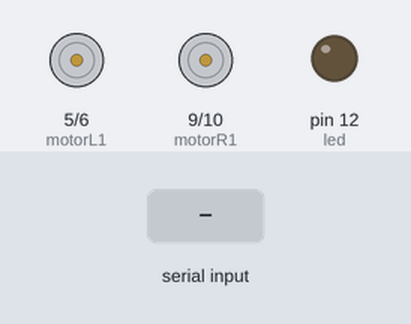
Bench run of a sketch on a simulated Arduino Uno, built with avr-gcc and run on an emulated ATmega328P. On the bench: motor-driver pin pairs drawn as motors (green arrow = first pin HIGH = forward, orange = second pin HIGH = backward, longer = more drive), output pins drawn as LEDs (lit = HIGH). Inputs (shaded band) come from the test bench.

Above: at 2.2 s.
2.3 s: "F" received over Serial
At 2.9 s:
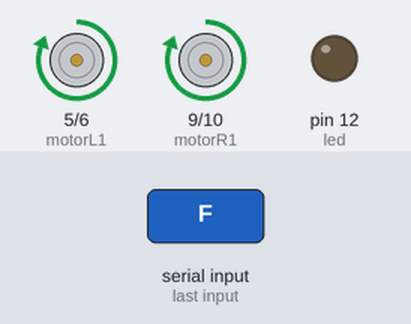
3.8 s: "B" received over Serial
At 5.0 s:
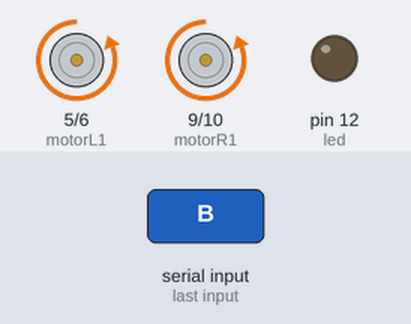
5.3 s: "R" received over Serial
At 6.4 s:
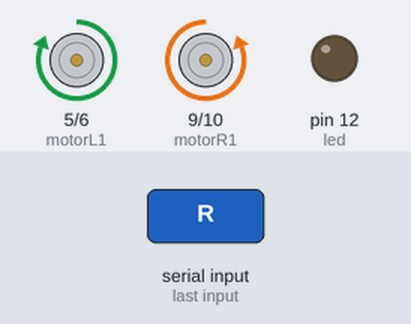
6.8 s: "L" received over Serial
At 7.5 s:
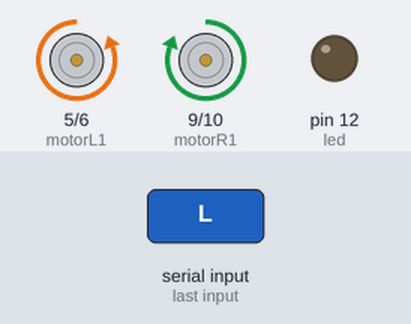
8.3 s: "W" received over Serial
At 8.6 s:
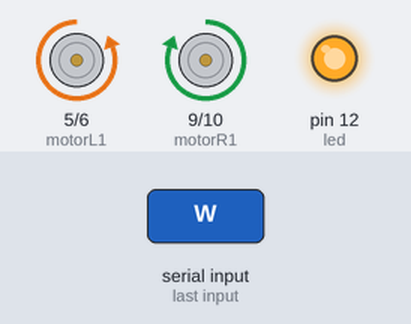
9.8 s: "S" received over Serial
At 11.0 s:
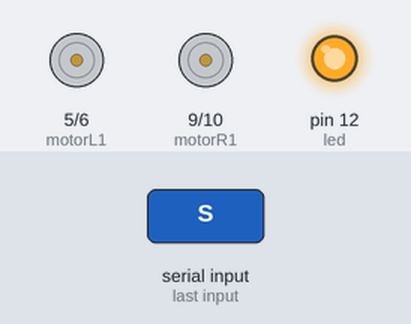
Timing chart, 0 to 12.3 s (numbered marks = the images above; inputs shaded):
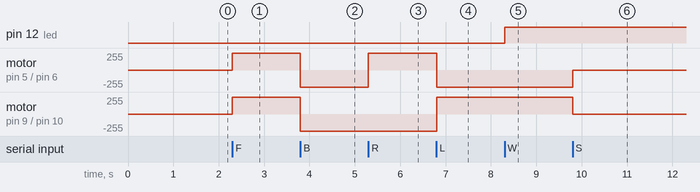

Measured:
- after the input at 2.3 s, motor on pin 5 (motorL1) / pin 6 (motorL2), motor on pin 9 (motorR1) / pin 10 (motorR2): stopped → forward 255/255 at once
- after the input at 3.8 s, motor on pin 5 (motorL1) / pin 6 (motorL2), motor on pin 9 (motorR1) / pin 10 (motorR2): forward 255/255 → backward 255/255 at once
- after the input at 5.3 s, motor on pin 5 (motorL1) / pin 6 (motorL2): backward 255/255 → forward 255/255 at once
- after the input at 6.8 s, motor on pin 5 (motorL1) / pin 6 (motorL2): forward 255/255 → backward 255/255 at once; motor on pin 9 (motorR1) / pin 10 (motorR2): backward 255/255 → forward 255/255 at once
- after the input at 8.3 s, pin 12 (led): LOW → HIGH at once
- after the input at 9.8 s, motor on pin 5 (motorL1) / pin 6 (motorL2): backward 255/255 → stopped at once; motor on pin 9 (motorR1) / pin 10 (motorR2): forward 255/255 → stopped at once

The sketch:

Bluettoth_mode.ino
```cpp
//Ορισμός μεταβλητών(variables)
//Σχετικά με τα μοτέρ:
//Motor A
const int motorR1  = 9;  //ΔΕΞΙ ΜΠΡΟΣΤΑ
const int motorR2  = 10;//ΔΕΞΙ ΠΙΣΩ
//Motor B
const int motorL1  = 5; //ΑΡΙΣΤΕΡΟ ΜΠΡΟΣΤΑ
const int motorL2  = 6;//ΑΡΙΣΤΕΡΟ ΠΙΣΩ


//Led
const int led = 12;

//Speaker
const int speaker = 13;

int i=0;
int j=0;

//Μεταβλητές για το bluetooth
int state;

char mode='m';

void setup(){
   //Ξεκινά η σειριακή επικοινωνία,Start serial communication
  Serial.begin(9600);
    //θέτω ως εξόδους τους παρακάτω ακροδέκτες(Set pins as outputs)
    pinMode(motorR1, OUTPUT);
    pinMode(motorR2, OUTPUT);
    pinMode(motorL1, OUTPUT);
    pinMode(motorL2, OUTPUT);
    pinMode(led, OUTPUT);
    pinMode(speaker, OUTPUT);


  // Χωρίς ήχο αρχικά(no sound in the begining)
  noTone(speaker);

  //Διάρκεια αρχικοποίησης 1sec, time for the setup is 1sec
  delay(1000);
   }

void loop(){
 //αν η σειριακή επικοινωνία είναι δυνατή
if (Serial.available() > 0) {
 // read the incoming byte:
 state = Serial.read();
 if (state == 'A'){mode = 'a'; }
 if (state == 'M'){mode = 'm'; }

    //Bluetooth mode
    if (mode == 'm'){

    if (state=='F'){
      forward();
    }
    else if (state=='B'){
      backward();
    }
    else if (state=='R'){
      right();
    }
    else if (state=='L'){
      left();
    }
    else if (state=='S'){
     stop();
    }
    //If state is equal with letter 'W', turn leds on or of off
    else if (state == 'W') {
      if (i==0){
         digitalWrite(led, HIGH);
         i=1;
      }
      else {
         digitalWrite(led, LOW);
         i=0;
      }
      state='n';
  }
     //If state is equal with letter 'V', play (or stop) horn sound
    else if (state == 'V'){
      if (j==0){
         tone(speaker, 1000);//Speaker on
         j=1;
      }
      else {
         noTone(speaker);    //Speaker off
         j=0;
      }
      state='n'; }
}
}
}
//Movement functions

void forward(){
  digitalWrite(motorR1, HIGH);
  digitalWrite(motorR2, LOW);
  digitalWrite(motorL1, HIGH);
  digitalWrite(motorL2, LOW);
}

void backward(){
 digitalWrite(motorR1, LOW);
  digitalWrite(motorR2, HIGH);
  digitalWrite(motorL1, LOW);
  digitalWrite(motorL2, HIGH);
}

void right(){
  digitalWrite(motorR1, LOW);
  digitalWrite(motorR2, HIGH);
  digitalWrite(motorL1, HIGH);
  digitalWrite(motorL2, LOW);
  }

void left(){
  digitalWrite(motorR1, HIGH);
  digitalWrite(motorR2, LOW);
  digitalWrite(motorL1,LOW );
  digitalWrite(motorL2, HIGH);

}

void stop(){
  digitalWrite(motorR1, LOW);
  digitalWrite(motorR2, LOW);
  digitalWrite(motorL1, LOW);
  digitalWrite(motorL2, LOW);


}
```
